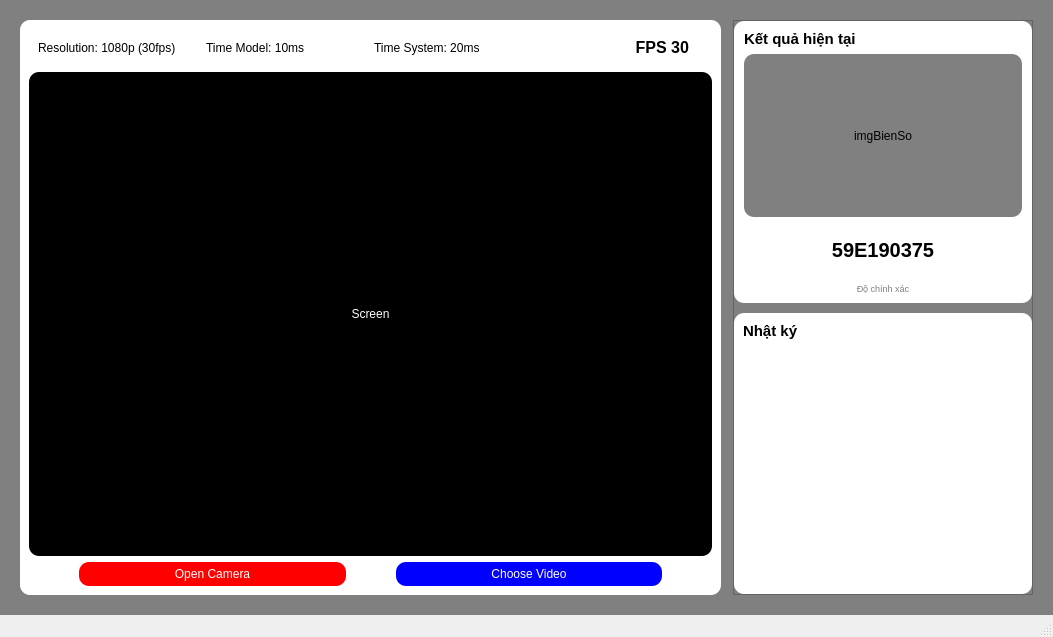
<?xml version="1.0" encoding="UTF-8"?>
<ui version="4.0">
 <class>MainWindow</class>
 <widget class="QMainWindow" name="MainWindow">
  <property name="geometry">
   <rect>
    <x>0</x>
    <y>0</y>
    <width>1053</width>
    <height>637</height>
   </rect>
  </property>
  <property name="sizePolicy">
   <sizepolicy hsizetype="Maximum" vsizetype="Maximum">
    <horstretch>0</horstretch>
    <verstretch>0</verstretch>
   </sizepolicy>
  </property>
  <property name="windowTitle">
   <string>MainWindow</string>
  </property>
  <widget class="QWidget" name="centralwidget">
   <property name="styleSheet">
    <string notr="true">background-color: gray;</string>
   </property>
   <layout class="QHBoxLayout" name="horizontalLayout" stretch="7,3">
    <property name="spacing">
     <number>12</number>
    </property>
    <property name="leftMargin">
     <number>20</number>
    </property>
    <property name="topMargin">
     <number>20</number>
    </property>
    <property name="rightMargin">
     <number>20</number>
    </property>
    <property name="bottomMargin">
     <number>20</number>
    </property>
    <item>
     <widget class="QFrame" name="frame">
      <property name="styleSheet">
       <string notr="true">background-color: #ffffff; border-radius: 10px;</string>
      </property>
      <property name="frameShape">
       <enum>QFrame::StyledPanel</enum>
      </property>
      <property name="frameShadow">
       <enum>QFrame::Raised</enum>
      </property>
      <layout class="QVBoxLayout" name="verticalLayout_2" stretch="0,9,1">
       <item>
        <widget class="QFrame" name="frame_3">
         <property name="frameShape">
          <enum>QFrame::StyledPanel</enum>
         </property>
         <property name="frameShadow">
          <enum>QFrame::Raised</enum>
         </property>
         <layout class="QHBoxLayout" name="horizontalLayout_3">
          <item>
           <widget class="QLabel" name="lblResolution">
            <property name="text">
             <string>Resolution: 1080p (30fps)</string>
            </property>
           </widget>
          </item>
          <item>
           <widget class="QLabel" name="lblFPS_Model">
            <property name="text">
             <string>Time Model: 10ms</string>
            </property>
           </widget>
          </item>
          <item>
           <widget class="QLabel" name="lblFPS_System">
            <property name="text">
             <string>Time System: 20ms </string>
            </property>
           </widget>
          </item>
          <item>
           <widget class="QLabel" name="lblFPS">
            <property name="font">
             <font>
              <pointsize>12</pointsize>
              <weight>75</weight>
              <bold>true</bold>
             </font>
            </property>
            <property name="layoutDirection">
             <enum>Qt::LeftToRight</enum>
            </property>
            <property name="styleSheet">
             <string notr="true">padding-right:10px</string>
            </property>
            <property name="text">
             <string>FPS 30</string>
            </property>
            <property name="alignment">
             <set>Qt::AlignRight|Qt::AlignTrailing|Qt::AlignVCenter</set>
            </property>
           </widget>
          </item>
         </layout>
        </widget>
       </item>
       <item>
        <widget class="QLabel" name="lblScreen">
         <property name="styleSheet">
          <string notr="true">background-color:black; color: white;</string>
         </property>
         <property name="text">
          <string>Screen</string>
         </property>
         <property name="alignment">
          <set>Qt::AlignCenter</set>
         </property>
        </widget>
       </item>
       <item>
        <widget class="QFrame" name="frame_2">
         <property name="sizePolicy">
          <sizepolicy hsizetype="Preferred" vsizetype="Maximum">
           <horstretch>0</horstretch>
           <verstretch>0</verstretch>
          </sizepolicy>
         </property>
         <property name="frameShape">
          <enum>QFrame::StyledPanel</enum>
         </property>
         <property name="frameShadow">
          <enum>QFrame::Raised</enum>
         </property>
         <layout class="QHBoxLayout" name="horizontalLayout_2" stretch="1,1">
          <property name="spacing">
           <number>50</number>
          </property>
          <property name="leftMargin">
           <number>50</number>
          </property>
          <property name="topMargin">
           <number>0</number>
          </property>
          <property name="rightMargin">
           <number>50</number>
          </property>
          <property name="bottomMargin">
           <number>0</number>
          </property>
          <item>
           <widget class="QPushButton" name="btnCamera">
            <property name="styleSheet">
             <string notr="true">background-color: red; color: white;padding: 5px</string>
            </property>
            <property name="text">
             <string>Open Camera</string>
            </property>
           </widget>
          </item>
          <item>
           <widget class="QPushButton" name="btnVideo">
            <property name="sizePolicy">
             <sizepolicy hsizetype="Minimum" vsizetype="Fixed">
              <horstretch>0</horstretch>
              <verstretch>0</verstretch>
             </sizepolicy>
            </property>
            <property name="styleSheet">
             <string notr="true">background-color: blue; color: white;padding: 5px;</string>
            </property>
            <property name="text">
             <string>Choose Video</string>
            </property>
           </widget>
          </item>
         </layout>
        </widget>
       </item>
      </layout>
     </widget>
    </item>
    <item>
     <widget class="QFrame" name="frame_5">
      <property name="frameShape">
       <enum>QFrame::StyledPanel</enum>
      </property>
      <property name="frameShadow">
       <enum>QFrame::Raised</enum>
      </property>
      <layout class="QVBoxLayout" name="verticalLayout" stretch="5,5">
       <property name="spacing">
        <number>10</number>
       </property>
       <property name="leftMargin">
        <number>0</number>
       </property>
       <property name="topMargin">
        <number>0</number>
       </property>
       <property name="rightMargin">
        <number>0</number>
       </property>
       <property name="bottomMargin">
        <number>0</number>
       </property>
       <item>
        <widget class="QFrame" name="frame_6">
         <property name="styleSheet">
          <string notr="true">background-color: #ffffff; border-radius: 10px;</string>
         </property>
         <property name="frameShape">
          <enum>QFrame::StyledPanel</enum>
         </property>
         <property name="frameShadow">
          <enum>QFrame::Raised</enum>
         </property>
         <layout class="QVBoxLayout" name="verticalLayout_3" stretch="0,6,2,0">
          <property name="leftMargin">
           <number>10</number>
          </property>
          <property name="rightMargin">
           <number>10</number>
          </property>
          <item>
           <widget class="QLabel" name="lblKq">
            <property name="font">
             <font>
              <pointsize>11</pointsize>
              <weight>75</weight>
              <bold>true</bold>
             </font>
            </property>
            <property name="text">
             <string>Kết quả hiện tại</string>
            </property>
           </widget>
          </item>
          <item>
           <widget class="QLabel" name="imgBienSo">
            <property name="autoFillBackground">
             <bool>false</bool>
            </property>
            <property name="styleSheet">
             <string notr="true">background-color: gray;</string>
            </property>
            <property name="text">
             <string>imgBienSo</string>
            </property>
            <property name="alignment">
             <set>Qt::AlignCenter</set>
            </property>
           </widget>
          </item>
          <item>
           <widget class="QLabel" name="lblKQBienSo">
            <property name="font">
             <font>
              <pointsize>15</pointsize>
              <weight>75</weight>
              <bold>true</bold>
             </font>
            </property>
            <property name="text">
             <string>59E190375</string>
            </property>
            <property name="alignment">
             <set>Qt::AlignCenter</set>
            </property>
           </widget>
          </item>
          <item>
           <widget class="QLabel" name="lblTime">
            <property name="font">
             <font>
              <pointsize>7</pointsize>
             </font>
            </property>
            <property name="styleSheet">
             <string notr="true">color: gray;</string>
            </property>
            <property name="text">
             <string>Độ chính xác</string>
            </property>
            <property name="alignment">
             <set>Qt::AlignCenter</set>
            </property>
           </widget>
          </item>
         </layout>
        </widget>
       </item>
       <item>
        <widget class="QFrame" name="frame_7">
         <property name="styleSheet">
          <string notr="true">background-color: #ffffff; border-radius: 10px;</string>
         </property>
         <property name="frameShape">
          <enum>QFrame::StyledPanel</enum>
         </property>
         <property name="frameShadow">
          <enum>QFrame::Raised</enum>
         </property>
         <layout class="QVBoxLayout" name="verticalLayout_4" stretch="0,9">
          <item>
           <widget class="QLabel" name="lblNhatKy_2">
            <property name="font">
             <font>
              <pointsize>11</pointsize>
              <weight>75</weight>
              <bold>true</bold>
             </font>
            </property>
            <property name="text">
             <string>Nhật ký</string>
            </property>
           </widget>
          </item>
          <item>
           <widget class="QListView" name="listView"/>
          </item>
         </layout>
        </widget>
       </item>
      </layout>
     </widget>
    </item>
   </layout>
  </widget>
  <widget class="QMenuBar" name="menubar">
   <property name="geometry">
    <rect>
     <x>0</x>
     <y>0</y>
     <width>1053</width>
     <height>21</height>
    </rect>
   </property>
  </widget>
  <widget class="QStatusBar" name="statusbar"/>
 </widget>
 <resources/>
 <connections/>
</ui>
